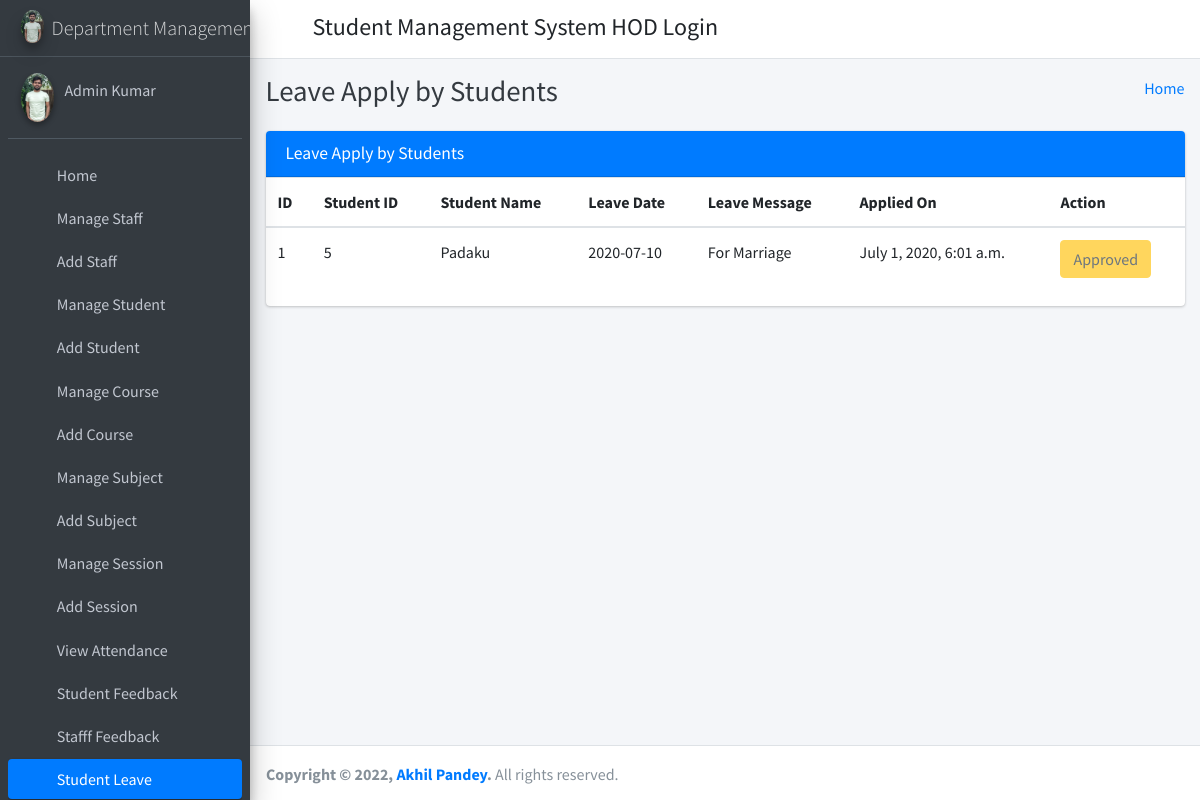
/student_leave_view/ (signed in), run on the app's committed database.
### student_management_app/models.py (models this page shows)
class CustomUser(AbstractUser):
    user_type_data = ((1, "HOD"), (2, "Staff"), (3, "Student"))
    user_type = models.CharField(default=1, choices=user_type_data, max_length=10)

class LeaveReportStudent(models.Model):
    id = models.AutoField(primary_key=True)
    student_id = models.ForeignKey(Students, on_delete=models.CASCADE)
    leave_date = models.CharField(max_length=255)
    leave_message = models.TextField()
    leave_status = models.IntegerField(default=0)
    created_at = models.DateTimeField(auto_now_add=True)
    updated_at = models.DateTimeField(auto_now=True)
    objects = models.Manager()

class Students(models.Model):
    id = models.AutoField(primary_key=True)
    admin = models.OneToOneField(CustomUser, on_delete = models.CASCADE)
    gender = models.CharField(max_length=50)
    profile_pic = models.FileField()
    address = models.TextField()
    course_id = models.ForeignKey(Courses, on_delete=models.DO_NOTHING, default=1)
    session_year_id = models.ForeignKey(SessionYearModel, on_delete=models.CASCADE)
    created_at = models.DateTimeField(auto_now_add=True)
    updated_at = models.DateTimeField(auto_now=True)
    objects = models.Manager()

### student_management_app/HodViews.py (the view)
# urls.py: path('student_leave_view/', HodViews.student_leave_view, name="student_leave_view"),
def student_leave_view(request):
    leaves = LeaveReportStudent.objects.all()
    context = {
        "leaves": leaves
    }
    return render(request, 'hod_template/student_leave_view.html', context)

### student_management_app/LoginCheckMiddleWare.py (called while the page is built, shortened)
    def process_view(self, request, view_func, view_args, view_kwargs):
        modulename = view_func.__module__
        user = request.user
        if user.is_authenticated:
            if user.user_type == "1":
                if modulename == "student_management_app.HodViews":
                    pass
                elif modulename == "student_management_app.views" or modulename == "django.views.static":
                    pass
                else:
                    return redirect("admin_home")
            else:
                return redirect("login")
        else:
            if request.path == reverse("login") or request.path == reverse("doLogin"):
                pass
            else:
                return redirect("login")

### student_management_app/templates/hod_template/student_leave_view.html (shortened to what this page needs)
{% extends 'hod_template/base_template.html' %}
{% block page_title %}
    Leave Apply by Students
{% endblock page_title %}
{% block main_content %}
{% load static %}
<section class="content">
        <div class="container-fluid">
            <div class="row">
                <div class="col-md-12">
                    <div class="card card-primary">
                        <div class="card-header">
                            <h3 class="card-title">Leave Apply by Students</h3>
                        </div>
                        <div class="table-responsive">
                            <table class="table">
                                <thead>
                                <tr>
                                    <th>ID</th>
                                    <th>Student ID</th>
                                    <th>Student Name</th>
                                    <th>Leave Date</th>
                                    <th>Leave Message</th>
                                    <th>Applied On</th>
                                    <th>Action</th>
                                </tr>
                                </thead>
                                {% for leave in leaves %}
                                <tbody>
                                <tr>
                                    <td>{{ leave.id }}</td>
                                    <td>{{ leave.student_id.admin.id }}</td>
                                    <td>{{ leave.student_id.admin.first_name }} {{ feedback.student_id.admin.last_name }}</td>
                                    <td>{{ leave.leave_date }}</td>
                                    <td>{{ leave.leave_message }}</td>
                                    <td>{{ leave.created_at }}</td>
                                    <td>
                                        {% if leave.leave_status == 0 %}
                                            <a href="{% url 'student_leave_approve' leave_id=leave.id %}" class="btn btn-success">Approve</a>
                                            <a href="{% url 'student_leave_reject' leave_id=leave.id %}" class="btn btn-danger">Reject</a>
                                        {% elif leave.leave_status == 1 %}
                                            <button class="btn btn-warning" disabled="disabled">Approved</button>
                                        {% else %}
                                            <button class="btn btn-danger" disabled="disabled">Rejected</button>
                                        {% endif %}
                                    </td>
                                </tr>
                                </tbody>
                                {% endfor %}
                            </table>
                        </div>
                    </div>
                </div>
            </div>
        </div>
      </section>
  {% endblock main_content %}

### student_management_app/templates/hod_template/sidebar_template.html (shortened to what this page needs)
{% load static %}
<aside class="main-sidebar sidebar-dark-primary elevation-4">
      <a href="{% url 'admin_home' %}" class="brand-link">
        <img src="{% static 'dist/img/hero.jpg' %}" alt="AdminLTE Logo" class="brand-image img-circle elevation-3"
            style="opacity: .8">
        <span class="brand-text font-weight-light">Department Management</span>
      </a>
      <div class="sidebar">
        <div class="user-panel mt-3 pb-3 mb-3 d-flex">
          <div class="image">
            <img src="{% static 'dist/img/hero.jpg' %}" class="img-circle elevation-2" alt="User Image">
          </div>
          <div class="info">
            <a href="{% url 'admin_profile' %}" class="d-block">{{ user.first_name }} {{ user.last_name }}</a>
          </div>
        </div>
        <nav class="mt-2">
          <ul class="nav nav-pills nav-sidebar flex-column" data-widget="treeview" role="menu" data-accordion="false">
            <li class="nav-item">
              {% url 'admin_home' as admin_home %}
              <a href="{{ admin_home }}" class="nav-link {% if request.path == admin_home %} active {% endif %}">
                <i class="nav-icon fas fa-tachometer-alt"></i>
                <p>
                  Home
                </p>
              </a>
            </li>
            <li class="nav-item">
              {% url 'manage_staff' as manage_staff %}
              {% url 'edit_staff' staff_id=id as edit_staff %}
              <a href="{{ manage_staff }}" class="nav-link {% if request.path == manage_staff %} active {% endif %} {% if request.path == edit_staff %} active {% endif %}">
                <i class="nav-icon fas fa-chalkboard-teacher"></i>
                <p>
                  Manage Staff
                </p>
              </a>
            </li>
            <li class="nav-item">
              {% url 'add_staff' as add_staff %}
              <a href="{{ add_staff }}" class="nav-link {% if request.path == add_staff %} active {% endif %}">
                <i class="nav-icon fas fa-th"></i>
                <p>
                  Add Staff
                </p>
              </a>
            </li>
            <li class="nav-item">
              {% url 'manage_student' as manage_student %}
              {% url 'edit_student' student_id=id as edit_student %}
              <a href="{{ manage_student }}" class="nav-link {% if request.path == manage_student %} active {% endif %} {% if request.path == edit_student %} active {% endif %}">
                <i class="nav-icon fas fa-user-graduate"></i>
                <p>
                  Manage Student
                </p>
              </a>
            </li>
            <li class="nav-item">
              {% url 'add_student' as add_student %}
              <a href="{{ add_student }}" class="nav-link {% if request.path == add_student %} active {% endif %}">
                <i class="nav-icon fas fa-th"></i>
                <p>
                  Add Student
                </p>
              </a>
            </li>
            <li class="nav-item">
              {% url 'manage_course' as manage_course %}
              {% url 'edit_course' course_id=id as edit_course %}
              <a href="{{ manage_course }}" class="nav-link {% if request.path == manage_course %} active {% endif %} {% if request.path == edit_course %} active {% endif %}">
                <i class="nav-icon fas fa-chalkboard"></i>
                <p>
                  Manage Course
                </p>
              </a>
            </li>
            <li class="nav-item">
            {% url 'add_course' as add_course %}
              <a href="{{ add_course }}" class="nav-link {% if request.path == add_course %} active {% endif %}">
                <i class="nav-icon fas fa-th"></i>
                <p>
                  Add Course
                </p>
              </a>
            </li>
            <li class="nav-item">
              {% url 'manage_subject' as manage_subject %}
              {% url 'edit_subject' subject_id=id as edit_subject %}
              <a href="{{ manage_subject }}" class="nav-link {% if request.path == manage_subject %} active {% endif %} {% if request.path == edit_subject %} active {% endif %}">
                <i class="nav-icon fas fa-book"></i>
                <p>
                  Manage Subject
                </p>
              </a>
            </li>
            <li class="nav-item">
              {% url 'add_subject' as add_subject %}
              <a href="{{ add_subject }}" class="nav-link {% if request.path == add_subject %} active {% endif %}">
                <i class="nav-icon fas fa-th"></i>
                <p>
                  Add Subject
                </p>
              </a>
            </li>
            <li class="nav-item">
              {% url 'manage_session' as manage_session %}
              {% url 'edit_session' session_id=id as edit_session %}
              <a href="{{ manage_session }}" class="nav-link {% if request.path == manage_session %} active {% endif %} {% if request.path == edit_session %} active {% endif %}">
                <i class="nav-icon fas fa-graduation-cap"></i>
                <p>
                  Manage Session
                </p>
              </a>
            </li>
            <li class="nav-item">
              {% url 'add_session' as add_session %}
              <a href="{{ add_session }}" class="nav-link {% if request.path == add_session %} active {% endif %}">
                <i class="nav-icon fas fa-th"></i>
                <p>
                  Add Session
                </p>
              </a>
            </li>
            <li class="nav-item">
              {% url 'admin_view_attendance' as admin_view_attendance %}
              <a href="{{ admin_view_attendance }}" class="nav-link {% if request.path == admin_view_attendance %} active {% endif %}">
                <i class="nav-icon fas fa-calendar-alt"></i>
                <p>
                  View Attendance
                </p>
              </a>
            </li>
            <li class="nav-item">
              {% url 'student_feedback_message' as student_feedback_message %}
              <a href="{{ student_feedback_message }}" class="nav-link {% if request.path == student_feedback_message %} active {% endif %}">
                <i class="nav-icon fas fa-th"></i>
                <p>
                  Student Feedback
                </p>
              </a>
            </li>
            <li class="nav-item">
              {% url 'staff_feedback_message' as staff_feedback_message %}
              <a href="{{ staff_feedback_message }}" class="nav-link {% if request.path == staff_feedback_message %} active {% endif %}">
                <i class="nav-icon fas fa-th"></i>
                <p>
                  Stafff Feedback
                </p>
              </a>
            </li>
            <li class="nav-item">
              {% url 'student_leave_view' as student_leave_view %}
              <a href="{{ student_leave_view }}" class="nav-link {% if request.path == student_leave_view %} active {% endif %}">
                <i class="nav-icon fas fa-th"></i>
                <p>
                  Student Leave
                </p>
              </a>
            </li>
          </ul>
        </nav>
      </div>
    </aside>

### data on the page
CustomUser: first_name "Admin", last_name "Kumar"
LeaveReportStudent: id "1", student_id.admin.id "5", student_id.admin.first_name "Padaku", leave_date "2020-07-10", leave_message "For Marriage", created_at "July 1, 2020, 6:01 a.m.", leave_status "Approved"
